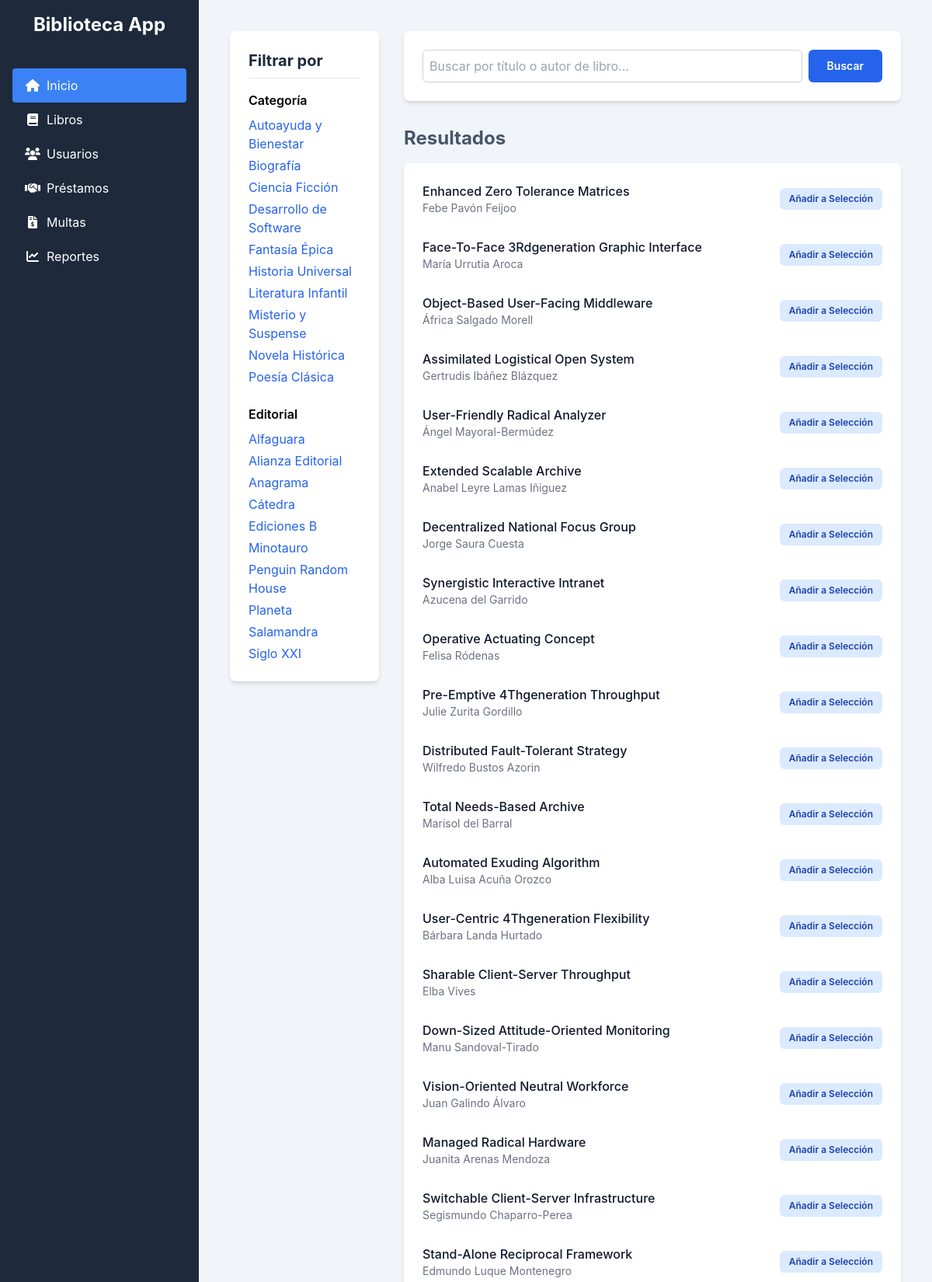
Screenshot of / (signed in, upper part) with the database file from the repository.
### GestionApp/models.py (models this page shows, shortened)
class Categoria(models.Model):
    id = models.AutoField(primary_key=True)
    tipo_categoria = models.CharField(max_length=100, unique=True)

class Editorial(models.Model):
    id = models.AutoField(primary_key=True)
    nombre_editorial = models.CharField(max_length=100, unique=True)

class Libro(models.Model):
    isbn = models.CharField(max_length=20, primary_key=True)
    titulo = models.CharField(max_length=255)
    autor = models.CharField(max_length=255)
    ano_publicacion = models.CharField(max_length=4, blank=True, null=True)
    categoria = models.ForeignKey(Categoria, on_delete=models.SET_NULL, null=True, blank=True)
    editorial = models.ForeignKey(Editorial, on_delete=models.SET_NULL, null=True, blank=True)
    stock = models.OneToOneField(Stock, on_delete=models.CASCADE)

### GestionApp/decorators.py (the view)
    def wrapper(request, *args, **kwargs):
        if 'login_usuario_id' not in request.session:
            return redirect('login')
        return function(request, *args, **kwargs)

### GestionApp/views.py (called while the page is built)
@login_required
def inicio_view(request):
    query_params = request.GET
    libros = Libro.objects.select_related('stock', 'categoria', 'editorial').all()
    q_text = query_params.get('q', None)
    categoria_id = query_params.get('categoria', None)
    editorial_id = query_params.get('editorial', None)
    if q_text:
        libros = libros.filter(Q(titulo__icontains=q_text) | Q(autor__icontains=q_text))
    if categoria_id:
        libros = libros.filter(categoria_id=categoria_id)
    if editorial_id:
        libros = libros.filter(editorial_id=editorial_id)
    contexto = {
        'resultados_libros': libros.distinct(),
        'categorias': Categoria.objects.all().order_by('tipo_categoria'),
        'editoriales': Editorial.objects.all().order_by('nombre_editorial'),
        'query_params': query_params,
    }
    return render(request, 'GestionApp/inicio.html', contexto)

### GestionApp/templates/GestionApp/inicio.html (shortened to what this page needs)
{% extends 'GestionApp/base.html' %}
{% block content %}
<div class="grid grid-cols-1 lg:grid-cols-4 gap-8">
    <aside class="col-span-1 bg-white p-6 rounded-lg shadow-md h-fit">
        <h3 class="text-xl font-bold text-slate-800 border-b pb-2 mb-4">Filtrar por</h3>
        <div class="mb-6">
            <h4 class="font-semibold mb-2">Categoría</h4>
            <ul class="space-y-1">
                {% for categoria in categorias %}
                <li>
                    <a href="?q={{ query_params.q|default:'' }}&categoria={{ categoria.id }}&editorial={{ query_params.editorial|default:'' }}"
                       class="text-blue-600 hover:underline {% if query_params.categoria == categoria.id|stringformat:'s' %}font-bold text-black{% endif %}">
                        {{ categoria.tipo_categoria }}
                    </a>
                </li>
                {% empty %}
                 <li><span class="text-sm text-gray-400">No hay categorías.</span></li>
                {% endfor %}
            </ul>
        </div>
        <div>
            <h4 class="font-semibold mb-2">Editorial</h4>
            <ul class="space-y-1">
                {% for editorial in editoriales %}
                <li>
                    <a href="?q={{ query_params.q|default:'' }}&categoria={{ query_params.categoria|default:'' }}&editorial={{ editorial.id }}"
                       class="text-blue-600 hover:underline {% if query_params.editorial == editorial.id|stringformat:'s' %}font-bold text-black{% endif %}">
                        {{ editorial.nombre_editorial }}
                    </a>
                </li>
                {% endfor %}
            </ul>
        </div>
    </aside>
    <div class="col-span-1 lg:col-span-3">
        <div class="bg-white p-6 rounded-lg shadow-md mb-8">
            <form method="GET" action="{% url 'inicio' %}">
                <div class="flex gap-x-2">
                    <input
                        type="text"
                        name="q"
                        value="{{ query_params.q|default:'' }}"
                        class="flex-grow block w-full p-2 border border-gray-300 rounded-md shadow-sm"
                        placeholder="Buscar por título o autor de libro...">
                    <button type="submit" class="rounded-md bg-blue-600 px-6 py-2 text-sm font-semibold text-white shadow-sm hover:bg-blue-500">Buscar</button>
                </div>
            </form>
        </div>
        <div>
            <h3 class="text-2xl font-bold text-slate-600 mb-4">Resultados</h3>
            <div id="search-results-container" class="bg-white p-4 rounded-lg shadow-md space-y-3">
                {% for libro in resultados_libros %}
                    <div class="flex items-center justify-between p-2 rounded-md hover:bg-gray-50">
                        <div>
                            <p class="font-medium text-slate-900">{{ libro.titulo }}</p>
                            <p class="text-sm text-gray-500">{{ libro.autor }}</p>
                        </div>
                        <button class="add-to-seleccion-btn text-xs bg-blue-100 text-blue-800 px-3 py-1.5 rounded-md hover:bg-blue-200 font-semibold" data-isbn="{{ libro.isbn }}">
                            Añadir a Selección
                        </button>
                    </div>
                {% empty %}
                    <p class="text-slate-500 p-2">No se encontraron libros que coincidan con los filtros aplicados.</p>
                {% endfor %}
            </div>
        </div>
    </div>
</div>
{% endblock %}

### GestionApp/templates/GestionApp/base.html (style rules this page uses)
body { font-family: 'Inter', sans-serif; }

### rows the page displays
Categoria: tipo_categoria "Autoayuda y Bienestar"
Categoria: tipo_categoria "Biografía"
Categoria: tipo_categoria "Ciencia Ficción"
Categoria: tipo_categoria "Desarrollo de Software"
Categoria: tipo_categoria "Fantasía Épica"
Categoria: tipo_categoria "Historia Universal"
Categoria: tipo_categoria "Literatura Infantil"
Categoria: tipo_categoria "Misterio y Suspense"
Categoria: tipo_categoria "Novela Histórica"
Categoria: tipo_categoria "Poesía Clásica"
Editorial: nombre_editorial "Alfaguara"
Editorial: nombre_editorial "Alianza Editorial"
Editorial: nombre_editorial "Anagrama"
Editorial: nombre_editorial "Cátedra"
Editorial: nombre_editorial "Ediciones B"
Editorial: nombre_editorial "Minotauro"
Editorial: nombre_editorial "Penguin Random House"
Editorial: nombre_editorial "Planeta"
Editorial: nombre_editorial "Salamandra"
Editorial: nombre_editorial "Siglo XXI"
Libro: titulo "Enhanced Zero Tolerance Matrices", autor "Febe Pavón Feijoo"
Libro: titulo "Face-To-Face 3Rdgeneration Graphic Interface", autor "María Urrutia Aroca"
Libro: titulo "Object-Based User-Facing Middleware", autor "África Salgado Morell"
Libro: titulo "Assimilated Logistical Open System", autor "Gertrudis Ibáñez Blázquez"
Libro: titulo "User-Friendly Radical Analyzer", autor "Ángel Mayoral-Bermúdez"
Libro: titulo "Extended Scalable Archive", autor "Anabel Leyre Lamas Iñiguez"
Libro: titulo "Decentralized National Focus Group", autor "Jorge Saura Cuesta"
Libro: titulo "Synergistic Interactive Intranet", autor "Azucena del Garrido"
Libro: titulo "Operative Actuating Concept", autor "Felisa Ródenas"
Libro: titulo "Pre-Emptive 4Thgeneration Throughput", autor "Julie Zurita Gordillo"
Libro: titulo "Distributed Fault-Tolerant Strategy", autor "Wilfredo Bustos Azorin"
Libro: titulo "Total Needs-Based Archive", autor "Marisol del Barral"
Libro: titulo "Automated Exuding Algorithm", autor "Alba Luisa Acuña Orozco"
Libro: titulo "User-Centric 4Thgeneration Flexibility", autor "Bárbara Landa Hurtado"
Libro: titulo "Sharable Client-Server Throughput", autor "Elba Vives"
Libro: titulo "Down-Sized Attitude-Oriented Monitoring", autor "Manu Sandoval-Tirado"
Libro: titulo "Vision-Oriented Neutral Workforce", autor "Juan Galindo Álvaro"
Libro: titulo "Managed Radical Hardware", autor "Juanita Arenas Mendoza"
Libro: titulo "Switchable Client-Server Infrastructure", autor "Segismundo Chaparro-Perea"
Libro: titulo "Stand-Alone Reciprocal Framework", autor "Edmundo Luque Montenegro"
